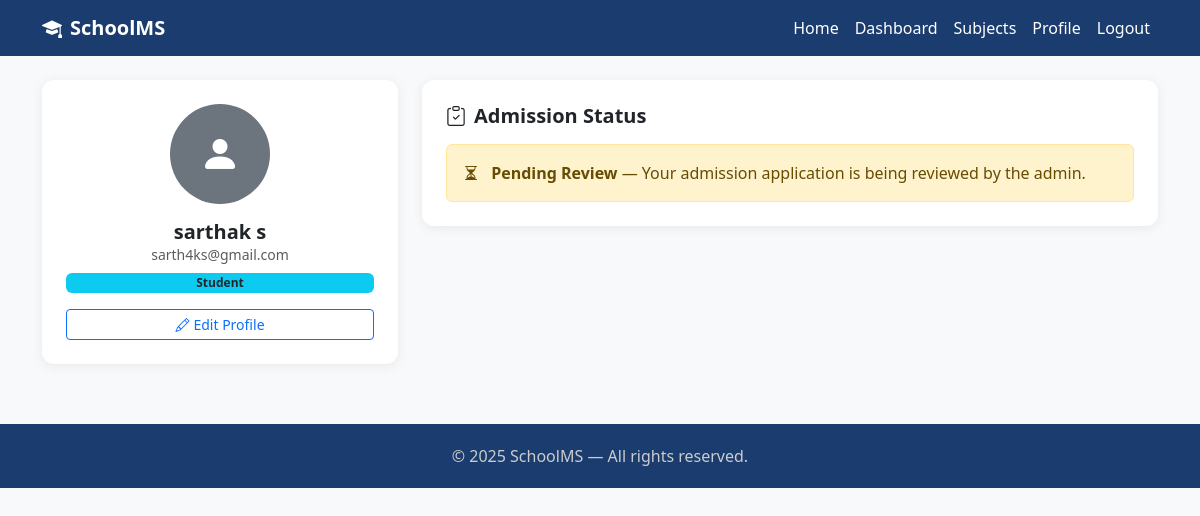
The app's page /accounts/student/dashboard/ (signed in), older data.
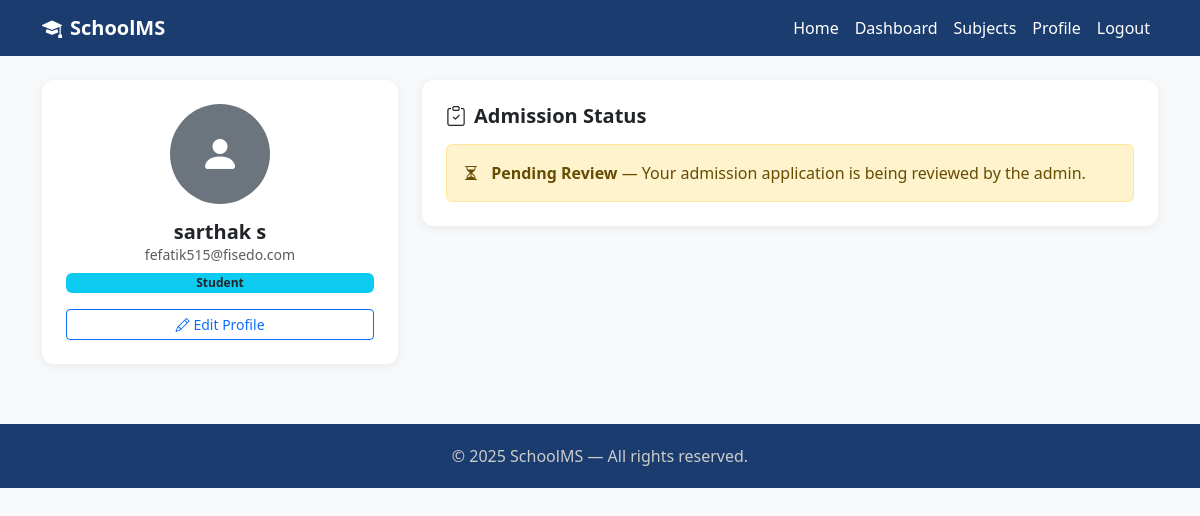
The same page, newer data.
### accounts/models.py (models this page shows, shortened)
class User(AbstractUser):
    ROLE_CHOICES = (
        ('student', 'Student'),
        ('teacher', 'Teacher'),
    )
    role = models.CharField(max_length=10, choices=ROLE_CHOICES, default='student')
    def is_teacher(self):
        return self.role == 'teacher'

### accounts/views.py (the view)
# urls.py: path('student/dashboard/', StudentDashboardView.as_view(), name='student-dashboard'),
class StudentDashboardView(LoginRequiredMixin, TemplateView):
    template_name = 'accounts/student_dashboard.html'
    def dispatch(self, request, *args, **kwargs):
        if request.user.is_authenticated and request.user.is_teacher():
            return redirect('teacher-dashboard')
        return super().dispatch(request, *args, **kwargs)
    def get_context_data(self, **kwargs):
        ctx = super().get_context_data(**kwargs)
        student, created = StudentProfile.objects.get_or_create(user=self.request.user)
        ctx['student'] = student
        ctx['admission'] = getattr(student, 'admissionrequest', None)
        ctx['enrolled_subjects'] = student.enrolled_subjects.all()
        return ctx

### templates/accounts/student_dashboard.html (shortened to what this page needs)
{% extends 'base.html' %}
{% block content %}
<div class="row g-4">
    <div class="col-md-4">
        <div class="card p-4 text-center">
            {% if student.profile_photo %}
                <img src="{{ student.profile_photo.url }}" class="rounded-circle mx-auto mb-3" width="100" height="100" style="object-fit:cover;">
            {% else %}
                <div class="rounded-circle bg-secondary mx-auto mb-3 d-flex align-items-center justify-content-center" style="width:100px;height:100px;">
                    <i class="bi bi-person-fill text-white" style="font-size:2.5rem;"></i>
                </div>
            {% endif %}
            <h5 class="fw-bold mb-0">{{ user.get_full_name }}</h5>
            <p class="text-muted small mb-2">{{ user.email }}</p>
            <span class="badge bg-info text-dark">Student</span>
            <a href="{% url 'student-profile' %}" class="btn btn-outline-primary btn-sm mt-3 w-100">
                <i class="bi bi-pencil me-1"></i>Edit Profile
            </a>
        </div>
    </div>
    <div class="col-md-8">
        <div class="card p-4 mb-3">
            <h5 class="fw-bold mb-3"><i class="bi bi-clipboard-check me-2"></i>Admission Status</h5>
            {% if admission %}
                {% if admission.status == 'pending' %}
                    <div class="alert alert-warning mb-0">
                        <i class="bi bi-hourglass-split me-2"></i>
                        <strong>Pending Review</strong> — Your admission application is being reviewed by the admin.
                    </div>
                {% elif admission.status == 'rejected' %}
                    <div class="alert alert-danger mb-0">
                        <i class="bi bi-x-circle-fill me-2"></i>
                        <strong>Rejected</strong> — Your admission was not approved.
                        {% if admission.reason %}<p class="mb-0 mt-1">Reason: {{ admission.reason }}</p>{% endif %}
                    </div>
                {% endif %}
            {% else %}
                <div class="alert alert-secondary mb-0">No admission application found.</div>
            {% endif %}
        </div>
    </div>
</div>
{% endblock %}

### templates/base.html (shortened to what this page needs)
<!DOCTYPE html>
<html lang="en">
<head>
    <link href="https://cdn.jsdelivr.net/npm/bootstrap@5.3.0/dist/css/bootstrap.min.css" rel="stylesheet">
    <link href="https://cdn.jsdelivr.net/npm/bootstrap-icons@1.10.0/font/bootstrap-icons.css" rel="stylesheet">
</head>
<body>
<nav class="navbar navbar-expand-lg">
    <div class="container">
        <a class="navbar-brand fw-bold" href="{% url 'home' %}">
            <i class="bi bi-mortarboard-fill me-2"></i>SchoolMS
        </a>
        <div class="collapse navbar-collapse" id="nav">
            <ul class="navbar-nav ms-auto">
                <li class="nav-item"><a class="nav-link" href="{% url 'home' %}">Home</a></li>
                {% if user.is_authenticated %}
                    {% if user.role == 'student' %}
                        <li class="nav-item"><a class="nav-link" href="{% url 'student-dashboard' %}">Dashboard</a></li>
                        <li class="nav-item"><a class="nav-link" href="{% url 'subject-list' %}">Subjects</a></li>
                        <li class="nav-item"><a class="nav-link" href="{% url 'student-profile' %}">Profile</a></li>
                    {% else %}
                        <li class="nav-item"><a class="nav-link" href="{% url 'teacher-dashboard' %}">Dashboard</a></li>
                    {% endif %}
                    <li class="nav-item">
                        <form method="post" action="{% url 'logout' %}" class="d-inline">
                            <button type="submit" class="btn btn-link nav-link">Logout</button>
                        </form>
                    </li>
                {% else %}
                    <li class="nav-item"><a class="nav-link" href="{% url 'login' %}">Login</a></li>
                    <li class="nav-item"><a class="btn btn-accent ms-2 px-3 py-1" href="{% url 'register' %}">Apply Now</a></li>
                {% endif %}
            </ul>
        </div>
    </div>
</nav>
<div class="container my-4">
    {% block content %}{% endblock %}
</div>
<footer class="text-center">
    <p class="mb-0">&copy; 2025 SchoolMS — All rights reserved.</p>
</footer>
</body>
</html>

### templates/base.html (style rules this page uses)
:root { --primary: #1a3c6e; --accent: #f5a623; }
body { font-family: 'Segoe UI', sans-serif; background: #f8f9fa; }
.navbar { background: var(--primary) !important; }
.navbar-brand, .nav-link { color: #fff !important; font-weight: 500; }
.card { border: none; border-radius: 12px; box-shadow: 0 2px 12px rgba(0,0,0,0.07); }
footer { background: var(--primary); color: #ccc; padding: 20px 0; margin-top: 60px; }

Row changes from the older to the newer data that the page shows:
changed User "sarthak s": email "sarth4ks@gmail.com" → "fefatik515@fisedo.com"
